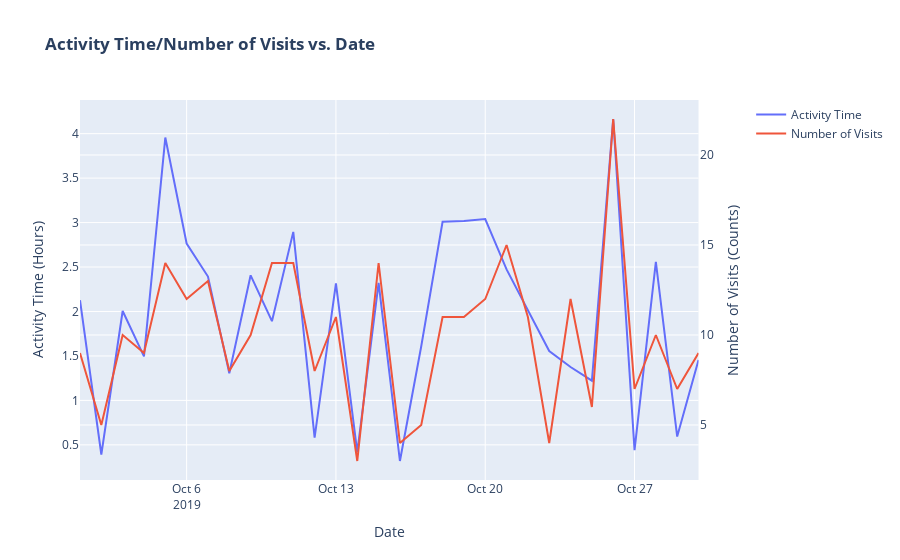

The notebook cell saved with this chart:
### Code cell
import plotly.graph_objects as go
from plotly.subplots import make_subplots

# Create figure with secondary y-axis
fig = make_subplots(specs=[[{"secondary_y": True}]])

# Add traces
fig.add_trace(
    go.Scatter(x=df1.index, y=df1['active_duration'], name="Activity Time"),
    secondary_y=False,
)

fig.add_trace(
    go.Scatter(x=df1.index, y=df1['count'], name="Number of Visits", fillcolor = 'mediumspringgreen'),
    secondary_y=True,
)

# Add figure title
fig.update_layout(
    title_text="<b>Activity Time/Number of Visits vs. Date<b>"
)

# Set x-axis title
fig.update_xaxes(title_text="Date")

# Set y-axes titles
fig.update_yaxes(title_text="Activity Time (Hours)", secondary_y=False)
fig.update_yaxes(title_text="Number of Visits (Counts)", secondary_y=True)

fig.show()

### Figure 1 — Plotly figure (JSON) as saved in the notebook; plotly's stock layout.template omitted (floating-point values rounded to 4 significant figures)
{"data": [{"name": "Activity Time", "type": "scatter", "x": ["2019-10-01", "2019-10-02", "2019-10-03", "2019-10-04", "2019-10-05", "2019-10-06", "2019-10-07", "2019-10-08", "2019-10-09", "2019-10-10", "2019-10-11", "2019-10-12", "2019-10-13", "2019-10-14", "2019-10-15", "2019-10-16", "2019-10-17", "2019-10-18", "2019-10-19", "2019-10-20", "2019-10-21", "2019-10-22", "2019-10-23", "2019-10-24", "2019-10-25", "2019-10-26", "2019-10-27", "2019-10-28", "2019-10-29", "2019-10-30"], "xaxis": "x", "y": [2.126, 0.3914, 2.005, 1.495, 3.956, 2.765, 2.393, 1.306, 2.407, 1.891, 2.896, 0.5814, 2.315, 0.4194, 2.321, 0.3183, 1.609, 3.008, 3.018, 3.04, 2.473, 2.019, 1.555, 1.376, 1.221, 4.165, 0.4411, 2.559, 0.5936, 1.454], "yaxis": "y"}, {"fillcolor": "mediumspringgreen", "name": "Number of Visits", "type": "scatter", "x": ["2019-10-01", "2019-10-02", "2019-10-03", "2019-10-04", "2019-10-05", "2019-10-06", "2019-10-07", "2019-10-08", "2019-10-09", "2019-10-10", "2019-10-11", "2019-10-12", "2019-10-13", "2019-10-14", "2019-10-15", "2019-10-16", "2019-10-17", "2019-10-18", "2019-10-19", "2019-10-20", "2019-10-21", "2019-10-22", "2019-10-23", "2019-10-24", "2019-10-25", "2019-10-26", "2019-10-27", "2019-10-28", "2019-10-29", "2019-10-30"], "xaxis": "x", "y": [9, 5, 10, 9, 14, 12, 13, 8, 10, 14, 14, 8, 11, 3, 14, 4, 5, 11, 11, 12, 15, 11, 4, 12, 6, 22, 7, 10, 7, 9], "yaxis": "y2"}], "layout": {"title": {"text": "<b>Activity Time/Number of Visits vs. Date<b>"}, "xaxis": {"anchor": "y", "domain": [0, 0.94], "title": {"text": "Date"}}, "yaxis": {"anchor": "x", "domain": [0, 1], "title": {"text": "Activity Time (Hours)"}}, "yaxis2": {"anchor": "x", "overlaying": "y", "side": "right", "title": {"text": "Number of Visits (Counts)"}}}}
